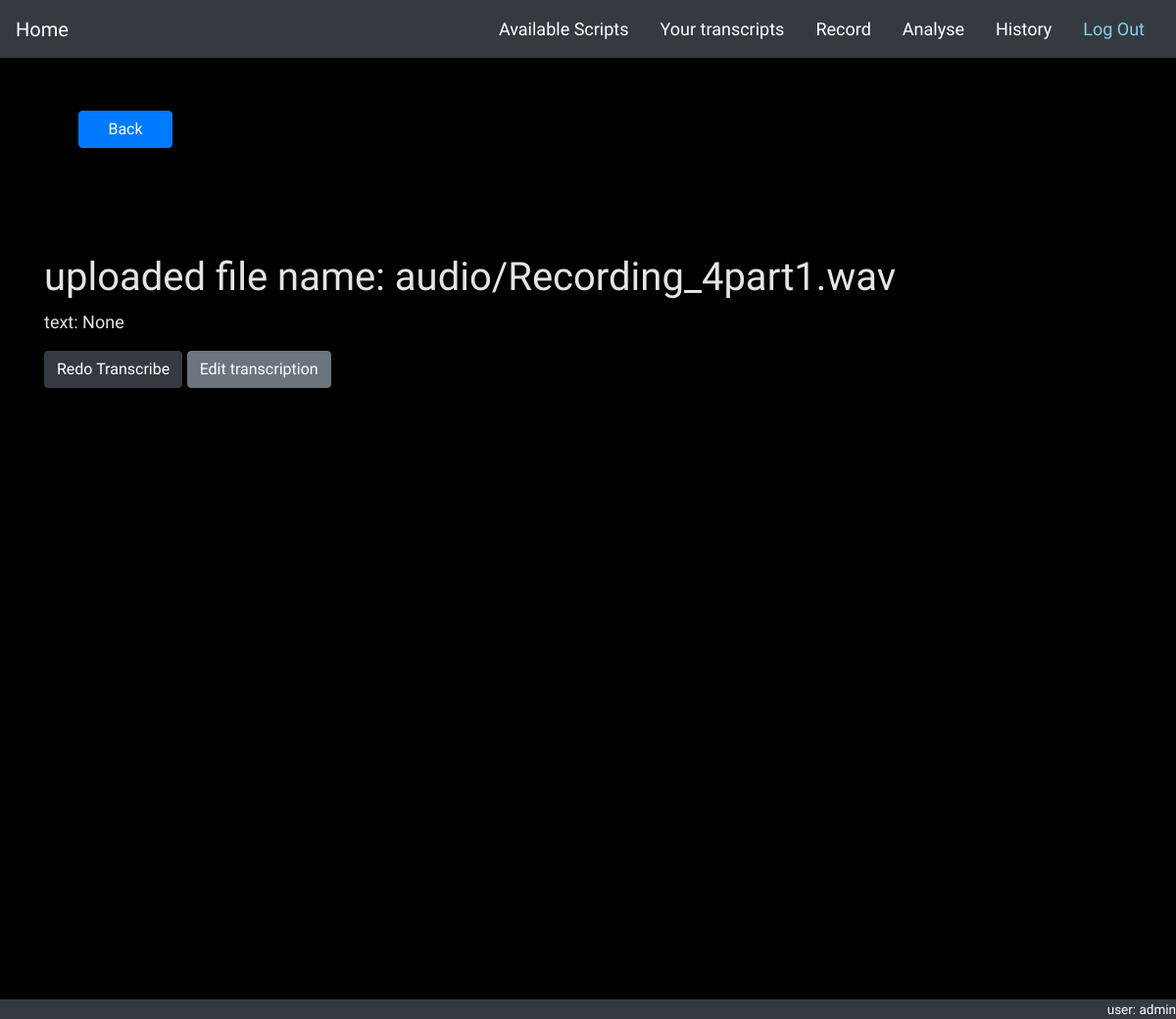
The app's page /lessons/uploadsuccess/10 (signed in) with its own data.
### lessons/models.py (models this page shows, shortened)
class SimpleAudioFile(models.Model):
    topic = models.CharField(max_length=100)
    audio = models.FileField(upload_to='audio/')
    text = models.TextField(null=True)
    original_transcription = models.TextField(null=True)

class CustomUser(AbstractUser):
    pass

### lessons/views.py (the view, shortened to what this page needs)
# urls.py: path('uploadsuccess/<int:pk>', views.AudioUploadSuccessView.as_view(), name='upload_audio_success'),
class AudioUploadSuccessView(LoginRequiredMixin, View):
    def get(self, request, pk, *args, **kwags):
        audioobj = SimpleAudioFile.objects.get(pk=pk)
        context = {
            'audioobj': audioobj
        }
        return render(request, 'simpleaudiofile_detail.html', context=context)

### lessons/templates/simpleaudiofile_detail.html (shortened to what this page needs)
{% extends 'base_generic.html' %}
{% load static %}
{% block content %}
    <br>
    <br>
    <button type="button" class="btn btn-primary" id="back-btn">Back</button>
    <div class="container centered">
        <br>
        <br>
        <br>
        <br>
        <h1> uploaded file name: {{audioobj.audio}}</h1>
        <p> text: {{audioobj.text}}</p>
        <button id="retranscribe-button" type="button" class="btn btn-dark">Redo Transcribe</button>
        <button id="edit-transcription" type="button" class="btn btn-secondary">Edit transcription</button>
        <br>
        <br>
        <br>
        <br>
        <br>
        <br>
    </div>
{% endblock %}

### lessons/templates/base_generic.html (shortened to what this page needs)
<!DOCTYPE html>
{% load static %}
<html lang="en">
<head>
    <link rel="stylesheet" href="https://stackpath.bootstrapcdn.com/bootstrap/4.5.0/css/bootstrap.min.css">
    <link rel="stylesheet" href="{% static 'css/master.css' %}">
</head>
<body data-spy="scroll" data-target="#navbar">
<nav id="navbar" class="navbar sticky-top navbar-dark bg-dark">
    <a class="navbar-brand" href="{% url 'index' %}">Home</a>
    <ul class="nav nav-pills">
        <li class="nav-item">
            <a class="nav-link" style="color: white;" href="{% url 'script_list' %}">Available Scripts</a>
        </li>
        <li class="nav-item active">
            <a class="nav-link" style="color: white;" href="{% url 'transcript_list' %}">Your transcripts</a>
        </li>
        <li class="nav-item">
            <a class="nav-link" style="color: white;" href="{% url 'record' %}">Record</a>
        </li>
        <li class="nav-item">
            <a class="nav-link" style="color: white;" href="{% url 'analyse' %}">Analyse</a>
        </li>
        <li class="nav-item">
            <a class="nav-link" style="color: white;" href="{% url 'analyse_list' %}">History</a>
        </li>
        <li>
            <a class="nav-link" style="color: #89CFF0;" href="{% url 'logout' %}">Log Out</a>
        </li>
    </ul>
</nav>
{% block content %}
{% endblock %}
<div id="footer" style="
        position: fixed;
        bottom:0px;
        left: 0;
        right: 0;
        height: 1.5em;
        text-align: right;
        background-color: #343a40;
        color: white;
        font-size: 0.75em;">
    <p>user: {{user}}</p>
</div>
</body>
</html>

### lessons/templates/base_generic.html (style rules this page uses)
body { background-color: black; color: #E5E5E5; font-family: 'Abel', sans-serif; font-size: large; }

### records on screen
SimpleAudioFile: audio "audio/Recording_4part1.wav", text "None"
CustomUser: username "admin"
